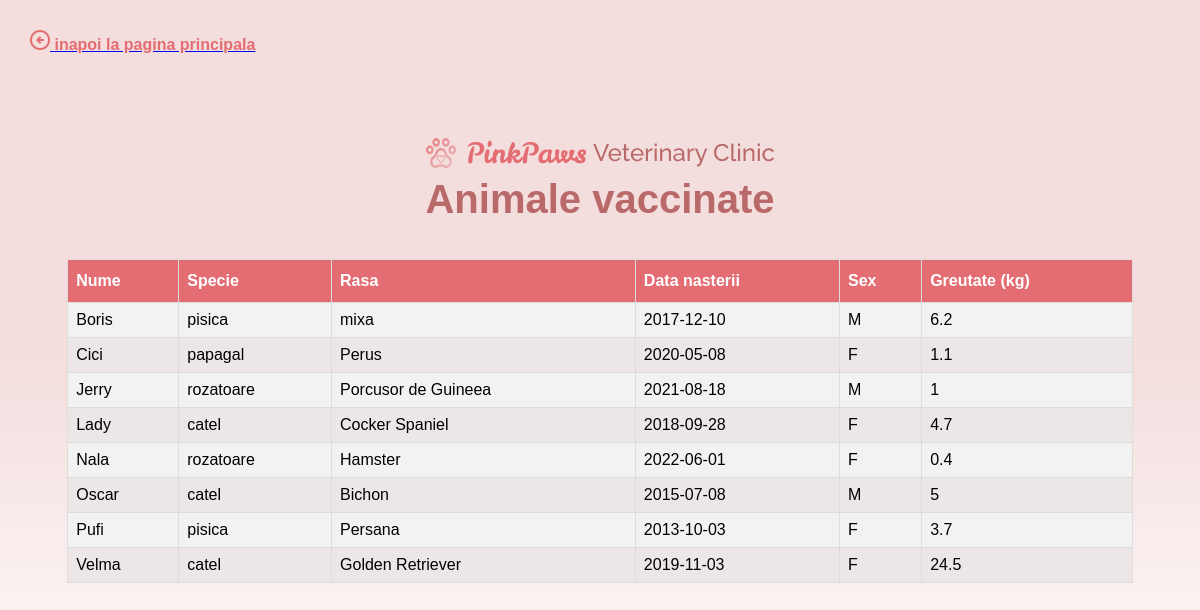
Page /Proiect_BD_Cabinet_Veterinar/admin_animale_v.php (signed in) on the committed database.
### tables this page shows
CREATE TABLE `pacienti` (
  `id_pacient` int(11) NOT NULL,
  `id_stapan` int(11) NOT NULL,
  `numep` varchar(50) NOT NULL,
  `specie` varchar(50) NOT NULL,
  `rasa` varchar(50) NOT NULL,
  `data_nasterii` date NOT NULL,
  `sex` char(1) NOT NULL,
  `greutate` float NOT NULL
);

### Proiect_BD_Cabinet_Veterinar/admin_animale_v.php (the view, shortened to what this page needs)
<?php
	include("connection.php");
?>
<!DOCTYPE html>
<html>
<head>
<link rel="stylesheet" href="my_style.css">
</head>
<body class="bkg2">
<poz_sageata><a href="admin_homepage.php"><img src="img\sageata.png" alt="sageata"><text_inapoi_la> inapoi la pagina principala</text_inapoi_la></a></poz_sageata>
<br><br><br><br><br><br><br>
<center><img src="img\titlu1.png" alt="logo clinica"></center>
<center><titlu_homepage>Animale vaccinate</titlu_homepage></center>
<br><br>
<center><table id="customers">
        <thead>
			<tr>
				<th>Nume</th>
				<th>Specie</th>
				<th>Rasa</th>
				<th>Data nasterii</th>
				<th>Sex</th>
				<th>Greutate (kg)</th>
			</tr>
		</thead>
        <tbody>
            <?php
			$sql1 = "SELECT numep, specie, rasa, data_nasterii, sex, greutate
					FROM Pacienti
					WHERE id_pacient in
							(SELECT Pa.id_pacient
							FROM Pacienti Pa, Istoric_medical I
							WHERE I.id_pacient = Pa.id_pacient and I.vaccinat = 'D')";
			$result = $con->query($sql1);
			while($row = $result->fetch_assoc()) {
                echo "<tr>
                    <td>" . $row["numep"] . "</td>
                    <td>" . $row["specie"] . "</td>
                    <td>" . $row["rasa"] . "</td>
                    <td>" . $row["data_nasterii"] . "</td>
                    <td>" . $row["sex"] . "</td>
                    <td>" . $row["greutate"] . "</td>
                </tr>";
			}
            ?>
        </tbody>
    </table></center>
<br><br><br><br><br><br><br><br><br><br>
</body>
</html>

### Proiect_BD_Cabinet_Veterinar/my_style.css (style rules this page uses)
#customers { font-family: Raleway, sans-serif; border-collapse: collapse; width: 90%; }
#customers td, #customers th { border: 1px solid #ddd; padding: 8px; }
#customers tr:nth-child(even) { background-color: #ede6e6; }
#customers tr:nth-child(odd) { background-color: #f2f2f2; }
#customers th { padding-top: 12px; padding-bottom: 12px; text-align: left; background-color: #E36D72; color: white; }
.bkg2 { background: linear-gradient(180deg, #F4DDDD 45.66%, #FFFFFF 100%); }
titlu_homepage { font-family: 'Raleway', sans-serif; font-style: normal; font-weight: 700; font-size: 40px; line-height: 47px; text-align: center; color: #B96969; }
text_inapoi_la { font-family: 'Raleway', sans-serif; font-style: normal; font-weight: 600; font-size: 16px; line-height: 19px; color: #E36D72; }
poz_sageata { position: absolute; left: 30px; top: 30px; }

### rows in the picture
pacienti: numep "Boris", specie "pisica", rasa "mixa", data_nasterii "2017-12-10", sex "M", greutate "6.2"
pacienti: numep "Cici", specie "papagal", rasa "Perus", data_nasterii "2020-05-08", sex "F", greutate "1.1"
pacienti: numep "Jerry", specie "rozatoare", rasa "Porcusor de Guineea", data_nasterii "2021-08-18", sex "M", greutate "1"
pacienti: numep "Lady", specie "catel", rasa "Cocker Spaniel", data_nasterii "2018-09-28", sex "F", greutate "4.7"
pacienti: numep "Nala", specie "rozatoare", rasa "Hamster", data_nasterii "2022-06-01", sex "F", greutate "0.4"
pacienti: numep "Oscar", specie "catel", rasa "Bichon", data_nasterii "2015-07-08", sex "M", greutate "5"
pacienti: numep "Pufi", specie "pisica", rasa "Persana", data_nasterii "2013-10-03", sex "F", greutate "3.7"
pacienti: numep "Velma", specie "catel", rasa "Golden Retriever", data_nasterii "2019-11-03", sex "F", greutate "24.5"
